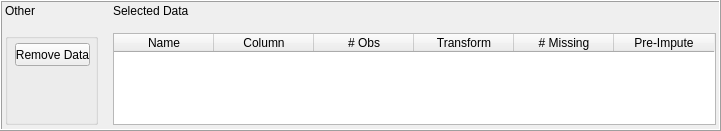
       <widget class="QFrame" name="statsDataSelOtherFrame">
        <property name="geometry">
         <rect>
          <x>10</x>
          <y>650</y>
          <width>721</width>
          <height>131</height>
         </rect>
        </property>
        <property name="styleSheet">
         <string notr="true">border-color: rgb(0, 0, 0);</string>
        </property>
        <property name="frameShape">
         <enum>QFrame::Box</enum>
        </property>
        <property name="frameShadow">
         <enum>QFrame::Raised</enum>
        </property>
        <widget class="QWidget" name="gridLayoutWidget_32">
         <property name="geometry">
          <rect>
           <x>0</x>
           <y>-1</y>
           <width>721</width>
           <height>131</height>
          </rect>
         </property>
         <layout class="QGridLayout" name="statsDataSelOtherGrid" rowstretch="1,0" columnstretch="2,13">
          <property name="leftMargin">
           <number>5</number>
          </property>
          <property name="topMargin">
           <number>5</number>
          </property>
          <property name="rightMargin">
           <number>5</number>
          </property>
          <property name="bottomMargin">
           <number>5</number>
          </property>
          <property name="spacing">
           <number>15</number>
          </property>
          <item row="0" column="0">
           <widget class="QLabel" name="label_96">
            <property name="text">
             <string>Other</string>
            </property>
           </widget>
          </item>
          <item row="0" column="1">
           <widget class="QLabel" name="label_97">
            <property name="text">
             <string>Selected Data</string>
            </property>
           </widget>
          </item>
          <item row="1" column="1">
           <widget class="QTableWidget" name="statsDataSelOtherDataTable">
            <property name="editTriggers">
             <set>QAbstractItemView::NoEditTriggers</set>
            </property>
            <property name="selectionMode">
             <enum>QAbstractItemView::MultiSelection</enum>
            </property>
            <property name="selectionBehavior">
             <enum>QAbstractItemView::SelectRows</enum>
            </property>
            <property name="rowCount">
             <number>0</number>
            </property>
            <column>
             <property name="text">
              <string>Name</string>
             </property>
             <property name="toolTip">
              <string>Hover item for type and subtype</string>
             </property>
            </column>
            <column>
             <property name="text">
              <string>Column</string>
             </property>
            </column>
            <column>
             <property name="text">
              <string># Obs</string>
             </property>
             <property name="toolTip">
              <string>Hover item for begin date, end date and freq</string>
             </property>
            </column>
            <column>
             <property name="text">
              <string>Transform</string>
             </property>
             <property name="toolTip">
              <string>Hover item for # obs change</string>
             </property>
            </column>
            <column>
             <property name="text">
              <string># Missing</string>
             </property>
             <property name="toolTip">
              <string>Before pre-impute (if applied)</string>
             </property>
            </column>
            <column>
             <property name="text">
              <string>Pre-Impute</string>
             </property>
            </column>
           </widget>
          </item>
          <item row="1" column="0">
           <widget class="QGroupBox" name="statsDataSelOtherGroup">
            <property name="enabled">
             <bool>true</bool>
            </property>
            <property name="sizePolicy">
             <sizepolicy hsizetype="Expanding" vsizetype="Expanding">
              <horstretch>0</horstretch>
              <verstretch>0</verstretch>
             </sizepolicy>
            </property>
            <property name="title">
             <string/>
            </property>
            <property name="flat">
             <bool>true</bool>
            </property>
            <widget class="QPushButton" name="statsDataSelOtherRemoveDataButton">
             <property name="enabled">
              <bool>true</bool>
             </property>
             <property name="geometry">
              <rect>
               <x>10</x>
               <y>10</y>
               <width>75</width>
               <height>23</height>
              </rect>
             </property>
             <property name="sizePolicy">
              <sizepolicy hsizetype="Expanding" vsizetype="Expanding">
               <horstretch>0</horstretch>
               <verstretch>0</verstretch>
              </sizepolicy>
             </property>
             <property name="toolTip">
              <string>Selected Row</string>
             </property>
             <property name="text">
              <string>Remove Data</string>
             </property>
            </widget>
           </widget>
          </item>
         </layout>
        </widget>
       </widget>
